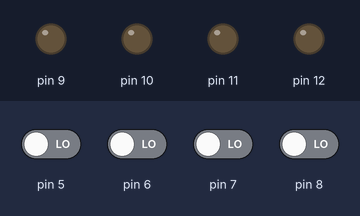
A sketch run on a simulated Arduino Uno, built with avr-gcc and run on an emulated ATmega328P. Shown: output pins drawn as LEDs (lit = HIGH). The inputs (shaded band) are chosen by the test bench; at power-on: pin 5–8 LOW.

Above: at 1.2 s.
1.3 s: pin 5 driven HIGH
At 1.8 s:
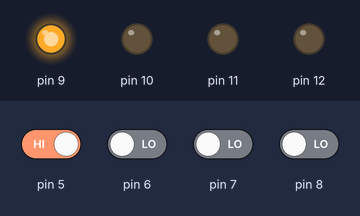
2.8 s: pin 6 driven HIGH
At 4.0 s:
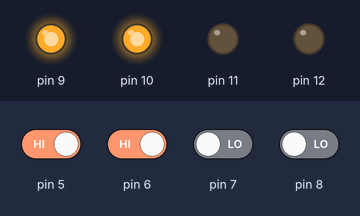
4.3 s: pin 7 driven HIGH
At 5.3 s:
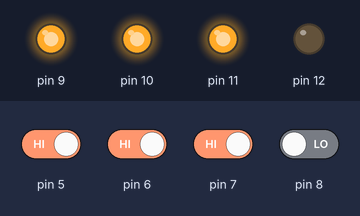
5.8 s: pin 8 driven HIGH
At 6.5 s:
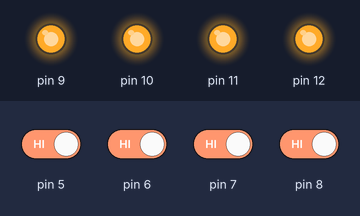
7.3 s: pin 5 driven LOW
At 7.6 s:
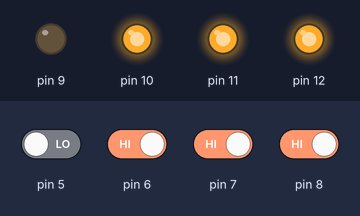
8.8 s: pin 6 driven LOW
At 10.0 s:
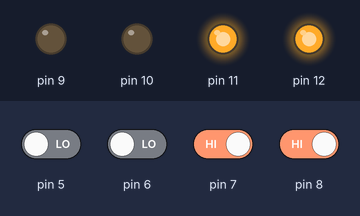
Timing chart, 0 to 11.3 s (numbered marks = the images above; inputs shaded):
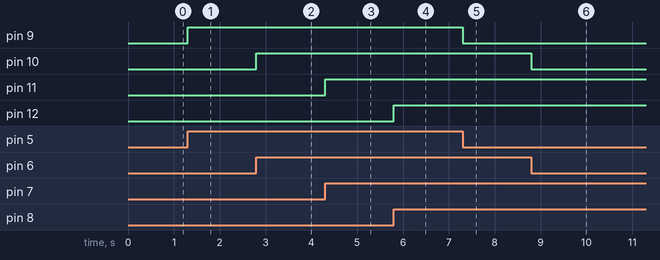

Measured:
- after the input at 1.3 s, pin 9: LOW → HIGH at once
- after the input at 2.8 s, pin 10: LOW → HIGH at once
- after the input at 4.3 s, pin 11: LOW → HIGH at once
- after the input at 5.8 s, pin 12: LOW → HIGH at once
- after the input at 7.3 s, pin 9: HIGH → LOW at once
- after the input at 8.8 s, pin 10: HIGH → LOW at once

The sketch:

practica_3.ino
```cpp
void setup() {
  // put your setup code here, to run once:
  pinMode(8, INPUT);
  pinMode(7, INPUT);
  pinMode(6, INPUT);
  pinMode(5, INPUT);

  pinMode(12, OUTPUT);
  pinMode(11, OUTPUT);
  pinMode(10, OUTPUT);
  pinMode(9, OUTPUT);
}

void loop() {
  // put your main code here, to run repeatedly:
  if(digitalRead(8) == 1)
  {
    digitalWrite(12, HIGH);
  }
  else
  {
    digitalWrite(12, LOW);
  }

   if(digitalRead(7) == 1)
  {
    digitalWrite(11, HIGH);
  }
  else
  {
    digitalWrite(11, LOW);
  }

   if(digitalRead(6) == 1)
  {
    digitalWrite(10, HIGH);
  }
  else
  {
    digitalWrite(10, LOW);
  }

   if(digitalRead(5) == 1)
  {
    digitalWrite(9, HIGH);
  }
  else
  {
    digitalWrite(9, LOW);
  }
}
```
